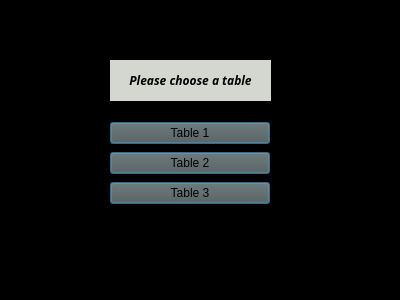
<?xml version="1.0" encoding="UTF-8"?>
<ui version="4.0">
 <class>Tables</class>
 <widget class="QWidget" name="Tables">
  <property name="geometry">
   <rect>
    <x>0</x>
    <y>0</y>
    <width>400</width>
    <height>300</height>
   </rect>
  </property>
  <property name="mouseTracking">
   <bool>true</bool>
  </property>
  <property name="tabletTracking">
   <bool>true</bool>
  </property>
  <property name="windowTitle">
   <string>Form</string>
  </property>
  <property name="autoFillBackground">
   <bool>false</bool>
  </property>
  <property name="styleSheet">
   <string notr="true">color: rgb(0, 0, 0);
background-color: rgb(0, 0, 0);

</string>
  </property>
  <widget class="QWidget" name="verticalLayoutWidget">
   <property name="geometry">
    <rect>
     <x>110</x>
     <y>120</y>
     <width>160</width>
     <height>89</height>
    </rect>
   </property>
   <layout class="QVBoxLayout" name="verticalLayout">
    <item>
     <widget class="QPushButton" name="Table1_button">
      <property name="styleSheet">
       <string notr="true">background-color: rgb(85, 87, 83);</string>
      </property>
      <property name="text">
       <string>Table 1</string>
      </property>
      <property name="autoDefault">
       <bool>false</bool>
      </property>
      <property name="default">
       <bool>true</bool>
      </property>
      <property name="flat">
       <bool>false</bool>
      </property>
     </widget>
    </item>
    <item>
     <widget class="QPushButton" name="Table2_button">
      <property name="styleSheet">
       <string notr="true">background-color: rgb(85, 87, 83);</string>
      </property>
      <property name="text">
       <string>Table 2</string>
      </property>
      <property name="default">
       <bool>true</bool>
      </property>
     </widget>
    </item>
    <item>
     <widget class="QPushButton" name="Table3_button">
      <property name="styleSheet">
       <string notr="true">background-color: rgb(85, 87, 83);</string>
      </property>
      <property name="text">
       <string>Table 3</string>
      </property>
      <property name="default">
       <bool>true</bool>
      </property>
     </widget>
    </item>
   </layout>
  </widget>
  <widget class="QLabel" name="label">
   <property name="geometry">
    <rect>
     <x>110</x>
     <y>60</y>
     <width>161</width>
     <height>41</height>
    </rect>
   </property>
   <property name="font">
    <font>
     <family>Ubuntu Condensed</family>
     <weight>75</weight>
     <italic>true</italic>
     <bold>true</bold>
    </font>
   </property>
   <property name="styleSheet">
    <string notr="true">background-color: rgb(211, 215, 207);</string>
   </property>
   <property name="text">
    <string>Please choose a table</string>
   </property>
   <property name="alignment">
    <set>Qt::AlignCenter</set>
   </property>
  </widget>
 </widget>
 <resources/>
 <connections/>
</ui>
